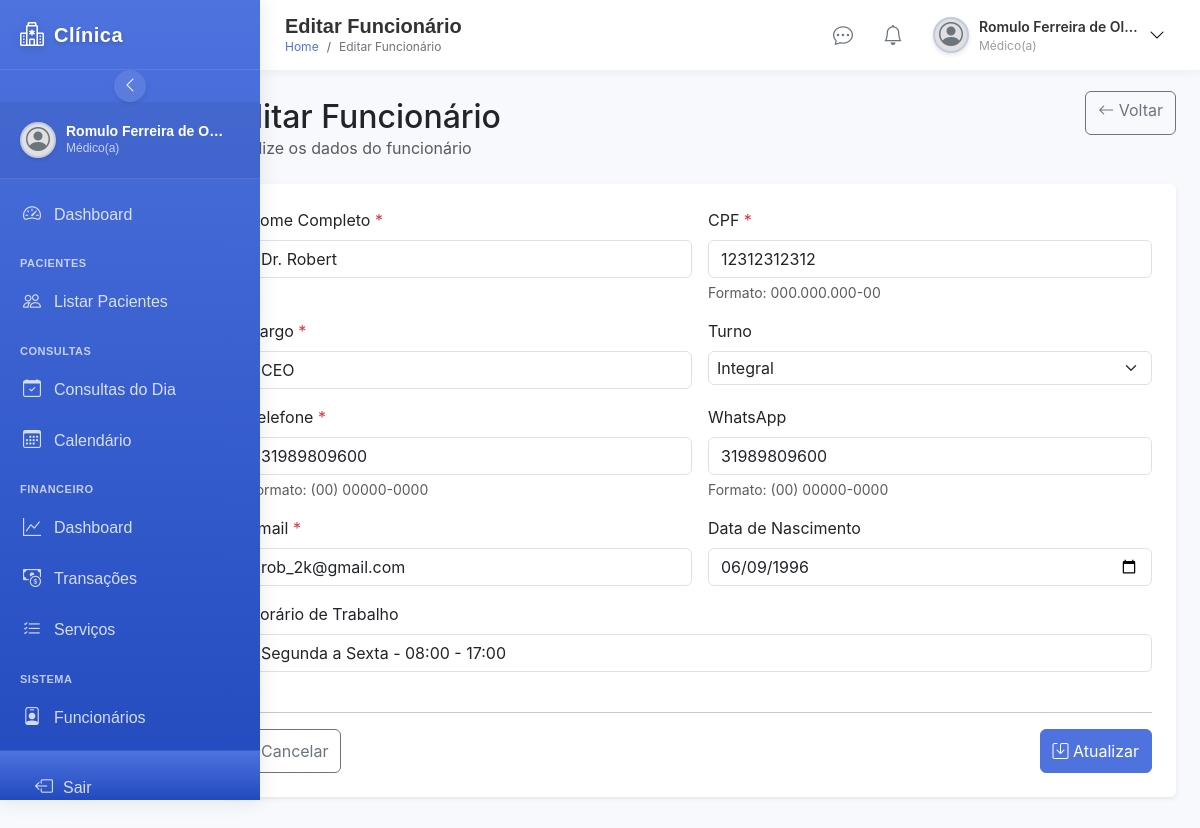
Screenshot of /pages/add_funcionario.php?id=17 (signed in) with the database file from the repository.
### tables this page shows
CREATE TABLE `funcionarios` (
  `id` int(11) NOT NULL,
  `cpf` varchar(11) NOT NULL,
  `nome` varchar(100) NOT NULL,
  `data_nasc` date DEFAULT NULL,
  `email` varchar(100) DEFAULT NULL,
  `telefone` varchar(15) DEFAULT NULL,
  `whatsapp` varchar(15) DEFAULT NULL,
  `cargo` varchar(50) DEFAULT NULL,
  `turno` varchar(20) DEFAULT NULL,
  `horario_trabalho` varchar(50) DEFAULT NULL,
  `status` enum('Ativo','Inativo') NOT NULL DEFAULT 'Ativo'
);

### pages/add_funcionario.php (the view, shortened to what this page needs)
<?php
require_once '../config/config.php';
$isEdit = false;
if (isset($_GET['id']) && !empty($_GET['id'])) {
    $funcionarioId = intval($_GET['id']);
    $isEdit = true;
    $sql = "SELECT * FROM funcionarios WHERE id = ?";
    $stmt = $conn->prepare($sql);
    $stmt->bind_param("i", $funcionarioId);
    $stmt->execute();
    $result = $stmt->get_result();
    $funcionario = $result->fetch_assoc();
}
$titulo = $isEdit ? "Editar Funcionário" : "Novo Funcionário";
?>
<!DOCTYPE html>
<html lang="pt-br">
<head>
    <link href="https://cdn.jsdelivr.net/npm/bootstrap@5.3.0/dist/css/bootstrap.min.css" rel="stylesheet">
    <link rel="stylesheet" href="https://cdn.jsdelivr.net/npm/bootstrap-icons@1.11.3/font/bootstrap-icons.min.css">
    <link rel="stylesheet" href="../css/styles.css">
    <link rel="stylesheet" href="../css/responsive.css">
</head>
<body>
    <div class="d-flex">
        <div class="d-none d-md-block">
            <?php include '../includes/sidebar.php' ?>
        </div>
        <div class="col-lg-10 col-md-9 ms-auto px-0">
            <div class="mb-5">
                <?php include '../includes/topbar.php' ?>
            </div>
                <div class="container-fluid px-4 mt-5 soberba">
                    <div class="row mb-4 align-items-center fade-in mt-5">
                        <div class="col-md-8">
                            <h2 class="mb-0 mt-5"><?= $titulo ?></h2>
                            <p class="text-muted mb-0"><?= $isEdit ? "Atualize os dados do funcionário" : "Cadastre um novo funcionário no sistema" ?></p>
                        </div>
                        <div class="col-md-4 text-md-end mt-3">
                            <a href="funcionarios.php" class="btn btn-outline-secondary ">
                                <i class="bi bi-arrow-left"></i> Voltar
                            </a>
                        </div>
                    </div>
                    <div class="row mb-4 slide-in-up" style="animation-delay: 0.1s;">
                        <div class="col-12">
                            <div class="card border-0 shadow-sm">
                                <div class="card-body p-4">
                                    <form id="funcionarioForm" class="row g-3">
                                        <div class="col-md-6">
                                            <label for="nome" class="form-label">Nome Completo <span class="text-danger">*</span></label>
                                            <input type="text" class="form-control" id="nome" name="nome" required
                                                value="<?= $isEdit ? htmlspecialchars($funcionario['nome']) : '' ?>">
                                        </div>
                                        <div class="col-md-6">
                                            <label for="cpf" class="form-label">CPF <span class="text-danger">*</span></label>
                                            <input type="text" class="form-control" id="cpf" name="cpf" required
                                                value="<?= $isEdit ? htmlspecialchars($funcionario['cpf']) : '' ?>"
                                                <?= $isEdit ? 'readonly' : '' ?>>
                                            <div class="form-text">Formato: 000.000.000-00</div>
                                        </div>
                                        <div class="col-md-6">
                                            <label for="cargo" class="form-label">Cargo <span class="text-danger">*</span></label>
                                            <input type="text" class="form-control" id="cargo" name="cargo" required
                                                value="<?= $isEdit ? htmlspecialchars($funcionario['cargo']) : '' ?>"
                                                list="cargos-list">
                                        </div>
                                        <div class="col-md-6">
                                            <label for="turno" class="form-label">Turno</label>
                                            <select class="form-select" id="turno" name="turno">
                                                <option value="Integral" <?= $isEdit && isset($funcionario['turno']) && $funcionario['turno'] === 'Integral' ? 'selected' : '' ?>>Integral</option>
                                            </select>
                                        </div>
                                        <div class="col-md-6">
                                            <label for="telefone" class="form-label">Telefone <span class="text-danger">*</span></label>
                                            <input type="text" class="form-control" id="telefone" name="telefone" required
                                                value="<?= $isEdit ? htmlspecialchars($funcionario['telefone']) : '' ?>">
                                            <div class="form-text">Formato: (00) 00000-0000</div>
                                        </div>
                                        <div class="col-md-6">
                                            <label for="whatsapp" class="form-label">WhatsApp</label>
                                            <input type="text" class="form-control" id="whatsapp" name="whatsapp"
                                                value="<?= $isEdit ? htmlspecialchars($funcionario['whatsapp']) : '' ?>">
                                            <div class="form-text">Formato: (00) 00000-0000</div>
                                        </div>
                                        <div class="col-md-6">
                                            <label for="email" class="form-label">Email <span class="text-danger">*</span></label>
                                            <input type="email" class="form-control" id="email" name="email" required
                                                value="<?= $isEdit ? htmlspecialchars($funcionario['email']) : '' ?>">
                                        </div>
                                        <div class="col-md-6">
                                            <label for="data_nascimento" class="form-label">Data de Nascimento</label>
                                            <input type="date" class="form-control" id="data_nascimento" name="data_nascimento"
                                                value="<?= $isEdit && isset($funcionario['data_nasc']) ? htmlspecialchars($funcionario['data_nasc']) : '' ?>">
                                        </div>
                                        <div class="col-md-12">
                                            <label for="horario_trabalho" class="form-label">Horário de Trabalho</label>
                                            <input type="text" class="form-control" id="horario_trabalho" name="horario_trabalho"
                                                value="<?= $isEdit && isset($funcionario['horario_trabalho']) ? htmlspecialchars($funcionario['horario_trabalho']) : '' ?>"
                                                placeholder="Ex: Segunda a Sexta, 08:00 às 17:00">
                                        </div>
                                        <div class="col-12 mt-4">
                                            <hr>
                                            <div class="d-flex justify-content-between">
                                                <button type="button" class="btn btn-outline-secondary" onclick="window.location.href='funcionarios.php'">Cancelar</button>
                                                <button type="submit" class="btn btn-primary" id="salvarBtn">
                                                    <i class="bi bi-save"></i> <?= $isEdit ? 'Atualizar' : 'Salvar' ?>
                                                </button>
                                            </div>
                                        </div>
                                    </form>
                                </div>
                            </div>
                        </div>
                    </div>
                </div>
        </div>
    </div>
</body>
</html>

### css/styles.css (style rules this page uses)
:root { --primary-color: #4e73df; --secondary-color: #6c757d; --success-color: #1cc88a; --info-color: #36b9cc; --warning-color: #f6c23e; --danger-color: #e74a3b; --light-color: #f8f9fc; --dark-color: #5a5c69; }
body { background-color: #f8f9fc; font-family: "Nunito", -apple-system, BlinkMacSystemFont, "Segoe UI", Roboto, "Helvetica Neue", Arial, sans-serif; }
.card { border: none; border-radius: 0.35rem; box-shadow: 0 0.15rem 1.75rem 0 rgba(58, 59, 69, 0.1); }
.btn-primary { background-color: var(--primary-color); border-color: var(--primary-color); }
.fade-in { animation: fadeIn 0.5s ease-in-out; }
.slide-in-up { animation: slideInUp 0.5s ease-in-out; }

### css/responsive.css (style rules this page uses)
@media (hover: none) { .btn { min-height: 44px; } }
@media (hover: none) { input, select, textarea { font-size: 16px !important; } }
body.has-mobile-nav { padding-bottom: 65px; }

### pages/add_funcionario.php (style rules this page uses)
.soberba { margin-top: 50px !important; }
.form-select { font-size: 20px; padding: 4px 8px; }
.form-select option { font-size: 12px; }
.fade-in { animation: fadeIn 0.5s ease-in-out; }
.slide-in-up { animation: slideInUp 0.5s ease-in-out; }

### includes/sidebar.php (style rules this page uses)
:root { --sidebar-width: 260px; --sidebar-collapsed-width: 70px; --sidebar-bg: linear-gradient(180deg, #4e73df 0%, #224abe 100%); --sidebar-color: #fff; --sidebar-hover-bg: rgba(255, 255, 255, 0.1); --sidebar-active-bg: rgba(255, 255, 255, 0.15); --sidebar-border: rgba(255, 255, 255, 0.1); --sidebar-icon-size: 18px; --sidebar-transition: all 0.3s ease; --sidebar-shadow: 0 0 20px rgba(0, 0, 0, 0.1); --sidebar-header-height: 70px; --sidebar-footer-height: 50px; }

### includes/topbar.php (style rules this page uses)
:root { --topbar-height: 70px; --topbar-bg: #fff; --topbar-color: #333; --topbar-border: rgba(0, 0, 0, 0.05); --topbar-shadow: 0 2px 10px rgba(0, 0, 0, 0.05); --topbar-transition: all 0.3s ease; --primary-color: #4e73df; --primary-hover: #3a5ccc; --sidebar-width: 260px; --sidebar-collapsed-width: 70px; }

### rows the page displays
funcionarios: nome "Dr. Robert", cpf "12312312312", cargo "CEO", turno "Integral", telefone "31989809600", whatsapp "31989809600", email "rob_2k@gmail.com", data_nascimento "06/09/1996", horario_trabalho "Segunda a Sexta - 08:00 - 17:00"

### other values shown
$nomeUsuario "Romulo Ferreira de O…"
$cargoUsuario "Médico(a)"
$tituloPagina "Editar Funcionário"
$nomeUsuario "Romulo Ferreira de Ol…"
$titulo "Editar Funcionário"
